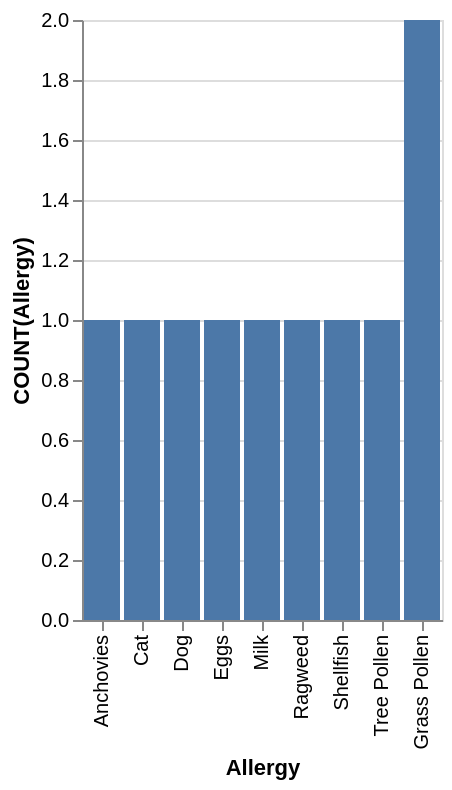

Express this chart as Vega-Lite.
### Vega-Lite specification from a JSON file in a GitHub repository (floating-point values rounded to 4 significant figures)
{"data": {"values": [{"x_data": "Anchovies", "y_data": 1}, {"x_data": "Cat", "y_data": 1}, {"x_data": "Dog", "y_data": 1}, {"x_data": "Eggs", "y_data": 1}, {"x_data": "Milk", "y_data": 1}, {"x_data": "Ragweed", "y_data": 1}, {"x_data": "Shellfish", "y_data": 1}, {"x_data": "Tree Pollen", "y_data": 1}, {"x_data": "Grass Pollen", "y_data": 2}]}, "mark": "bar", "encoding": {"x": {"field": "x_data", "type": "nominal", "title": "Allergy", "sort": {"op": "sum", "field": "y_data", "order": "ascending"}}, "y": {"field": "y_data", "type": "quantitative", "title": "COUNT(Allergy)"}}}
